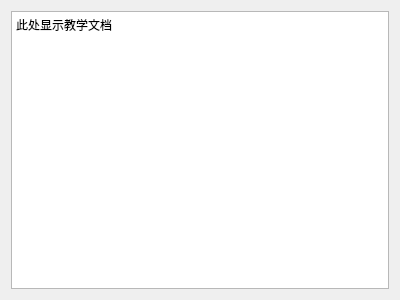
<?xml version="1.0" encoding="UTF-8"?>
<ui version="4.0">
 <class>StudyResourse</class>
 <widget class="QDialog" name="StudyResourse">
  <property name="geometry">
   <rect>
    <x>0</x>
    <y>0</y>
    <width>400</width>
    <height>300</height>
   </rect>
  </property>
  <property name="windowTitle">
   <string>StudyResourse</string>
  </property>
  <layout class="QVBoxLayout" name="verticalLayout">
   <item>
    <widget class="QTextBrowser" name="textBrowser">
     <property name="html">
      <string>&lt;!DOCTYPE HTML PUBLIC &quot;-//W3C//DTD HTML 4.0//EN&quot; &quot;http://www.w3.org/TR/REC-html40/strict.dtd&quot;&gt;
&lt;html&gt;&lt;head&gt;&lt;meta name=&quot;qrichtext&quot; content=&quot;1&quot; /&gt;&lt;style type=&quot;text/css&quot;&gt;
p, li { white-space: pre-wrap; }
&lt;/style&gt;&lt;/head&gt;&lt;body style=&quot; font-family:'SimSun'; font-size:9pt; font-weight:400; font-style:normal;&quot;&gt;
&lt;p style=&quot; margin-top:0px; margin-bottom:0px; margin-left:0px; margin-right:0px; -qt-block-indent:0; text-indent:0px;&quot;&gt;此处显示教学文档&lt;/p&gt;&lt;/body&gt;&lt;/html&gt;</string>
     </property>
    </widget>
   </item>
  </layout>
 </widget>
 <layoutdefault spacing="6" margin="11"/>
 <resources/>
 <connections/>
</ui>
